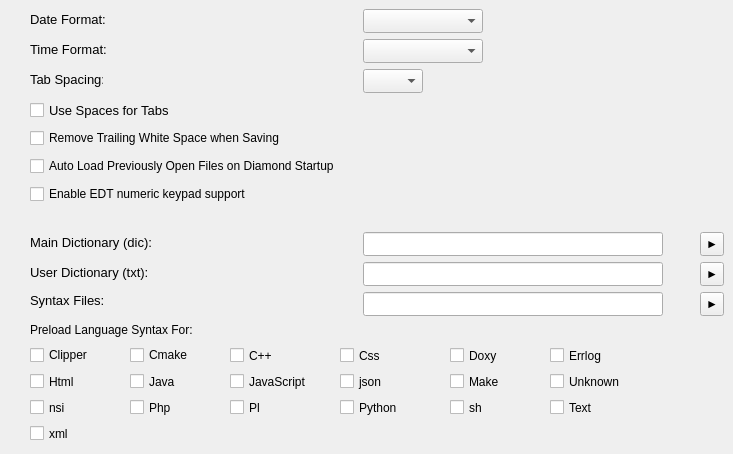
     <widget class="QWidget" name="tab1">
      <attribute name="title">
       <string>Options</string>
      </attribute>
      <widget class="QComboBox" name="tabSpacing_CB">
       <property name="geometry">
        <rect>
         <x>363</x>
         <y>69</y>
         <width>60</width>
         <height>24</height>
        </rect>
       </property>
       <property name="maximumSize">
        <size>
         <width>60</width>
         <height>16777215</height>
        </size>
       </property>
       <property name="font">
        <font>
         <pointsize>10</pointsize>
        </font>
       </property>
      </widget>
      <widget class="QToolButton" name="dictMain_TB">
       <property name="geometry">
        <rect>
         <x>700</x>
         <y>232</y>
         <width>24</width>
         <height>24</height>
        </rect>
       </property>
       <property name="text">
        <string>►</string>
       </property>
      </widget>
      <widget class="QLineEdit" name="syntax">
       <property name="geometry">
        <rect>
         <x>363</x>
         <y>292</y>
         <width>300</width>
         <height>24</height>
        </rect>
       </property>
       <property name="sizePolicy">
        <sizepolicy hsizetype="Expanding" vsizetype="Fixed">
         <horstretch>1</horstretch>
         <verstretch>0</verstretch>
        </sizepolicy>
       </property>
       <property name="minimumSize">
        <size>
         <width>300</width>
         <height>0</height>
        </size>
       </property>
       <property name="palette">
        <palette>
         <active>
          <colorrole role="Text">
           <brush brushstyle="SolidPattern">
            <color alpha="255">
             <red>0</red>
             <green>0</green>
             <blue>255</blue>
            </color>
           </brush>
          </colorrole>
          <colorrole role="PlaceholderText">
           <brush brushstyle="NoBrush">
            <color alpha="128">
             <red>0</red>
             <green>0</green>
             <blue>255</blue>
            </color>
           </brush>
          </colorrole>
         </active>
         <inactive>
          <colorrole role="Text">
           <brush brushstyle="SolidPattern">
            <color alpha="255">
             <red>0</red>
             <green>0</green>
             <blue>255</blue>
            </color>
           </brush>
          </colorrole>
          <colorrole role="PlaceholderText">
           <brush brushstyle="NoBrush">
            <color alpha="128">
             <red>0</red>
             <green>0</green>
             <blue>255</blue>
            </color>
           </brush>
          </colorrole>
         </inactive>
         <disabled>
          <colorrole role="Text">
           <brush brushstyle="SolidPattern">
            <color alpha="255">
             <red>106</red>
             <green>104</green>
             <blue>100</blue>
            </color>
           </brush>
          </colorrole>
          <colorrole role="PlaceholderText">
           <brush brushstyle="NoBrush">
            <color alpha="128">
             <red>0</red>
             <green>0</green>
             <blue>255</blue>
            </color>
           </brush>
          </colorrole>
         </disabled>
        </palette>
       </property>
       <property name="font">
        <font>
         <pointsize>10</pointsize>
        </font>
       </property>
       <property name="readOnly">
        <bool>true</bool>
       </property>
      </widget>
      <widget class="QLabel" name="label_5">
       <property name="geometry">
        <rect>
         <x>30</x>
         <y>262</y>
         <width>123</width>
         <height>20</height>
        </rect>
       </property>
       <property name="minimumSize">
        <size>
         <width>0</width>
         <height>20</height>
        </size>
       </property>
       <property name="font">
        <font>
         <pointsize>10</pointsize>
        </font>
       </property>
       <property name="text">
        <string>User Dictionary (txt):</string>
       </property>
      </widget>
      <widget class="QComboBox" name="dateFormat_CB">
       <property name="geometry">
        <rect>
         <x>363</x>
         <y>9</y>
         <width>120</width>
         <height>24</height>
        </rect>
       </property>
       <property name="sizePolicy">
        <sizepolicy hsizetype="Expanding" vsizetype="Fixed">
         <horstretch>0</horstretch>
         <verstretch>0</verstretch>
        </sizepolicy>
       </property>
       <property name="minimumSize">
        <size>
         <width>120</width>
         <height>0</height>
        </size>
       </property>
       <property name="font">
        <font>
         <pointsize>10</pointsize>
        </font>
       </property>
       <property name="minimumContentsLength">
        <number>10</number>
       </property>
      </widget>
      <widget class="QLineEdit" name="dictUser">
       <property name="geometry">
        <rect>
         <x>363</x>
         <y>262</y>
         <width>300</width>
         <height>24</height>
        </rect>
       </property>
       <property name="sizePolicy">
        <sizepolicy hsizetype="Expanding" vsizetype="Fixed">
         <horstretch>1</horstretch>
         <verstretch>0</verstretch>
        </sizepolicy>
       </property>
       <property name="minimumSize">
        <size>
         <width>300</width>
         <height>0</height>
        </size>
       </property>
       <property name="palette">
        <palette>
         <active>
          <colorrole role="Text">
           <brush brushstyle="SolidPattern">
            <color alpha="255">
             <red>0</red>
             <green>0</green>
             <blue>255</blue>
            </color>
           </brush>
          </colorrole>
          <colorrole role="PlaceholderText">
           <brush brushstyle="NoBrush">
            <color alpha="128">
             <red>0</red>
             <green>0</green>
             <blue>255</blue>
            </color>
           </brush>
          </colorrole>
         </active>
         <inactive>
          <colorrole role="Text">
           <brush brushstyle="SolidPattern">
            <color alpha="255">
             <red>0</red>
             <green>0</green>
             <blue>255</blue>
            </color>
           </brush>
          </colorrole>
          <colorrole role="PlaceholderText">
           <brush brushstyle="NoBrush">
            <color alpha="128">
             <red>0</red>
             <green>0</green>
             <blue>255</blue>
            </color>
           </brush>
          </colorrole>
         </inactive>
         <disabled>
          <colorrole role="Text">
           <brush brushstyle="SolidPattern">
            <color alpha="255">
             <red>106</red>
             <green>104</green>
             <blue>100</blue>
            </color>
           </brush>
          </colorrole>
          <colorrole role="PlaceholderText">
           <brush brushstyle="NoBrush">
            <color alpha="128">
             <red>0</red>
             <green>0</green>
             <blue>255</blue>
            </color>
           </brush>
          </colorrole>
         </disabled>
        </palette>
       </property>
       <property name="font">
        <font>
         <pointsize>10</pointsize>
        </font>
       </property>
       <property name="statusTip">
        <string extracomment="Location of User Dictionary"/>
       </property>
       <property name="whatsThis">
        <string/>
       </property>
       <property name="readOnly">
        <bool>true</bool>
       </property>
      </widget>
      <widget class="QLabel" name="label">
       <property name="geometry">
        <rect>
         <x>30</x>
         <y>9</y>
         <width>78</width>
         <height>20</height>
        </rect>
       </property>
       <property name="minimumSize">
        <size>
         <width>0</width>
         <height>20</height>
        </size>
       </property>
       <property name="font">
        <font>
         <pointsize>10</pointsize>
        </font>
       </property>
       <property name="text">
        <string>Date Format:</string>
       </property>
      </widget>
      <widget class="QCheckBox" name="enable_EDT_CKB">
       <property name="geometry">
        <rect>
         <x>30</x>
         <y>183</y>
         <width>238</width>
         <height>22</height>
        </rect>
       </property>
       <property name="toolTip">
        <string>Enable EDT numeric keypad support</string>
       </property>
       <property name="statusTip">
        <string>Enable EDT numeric keypad support</string>
       </property>
       <property name="whatsThis">
        <string>Enable EDT numeric keypad support</string>
       </property>
       <property name="text">
        <string>Enable EDT numeric keypad support</string>
       </property>
      </widget>
      <widget class="QLineEdit" name="dictMain">
       <property name="geometry">
        <rect>
         <x>363</x>
         <y>232</y>
         <width>300</width>
         <height>24</height>
        </rect>
       </property>
       <property name="sizePolicy">
        <sizepolicy hsizetype="Expanding" vsizetype="Fixed">
         <horstretch>1</horstretch>
         <verstretch>0</verstretch>
        </sizepolicy>
       </property>
       <property name="minimumSize">
        <size>
         <width>300</width>
         <height>0</height>
        </size>
       </property>
       <property name="palette">
        <palette>
         <active>
          <colorrole role="Text">
           <brush brushstyle="SolidPattern">
            <color alpha="255">
             <red>0</red>
             <green>0</green>
             <blue>255</blue>
            </color>
           </brush>
          </colorrole>
          <colorrole role="PlaceholderText">
           <brush brushstyle="NoBrush">
            <color alpha="128">
             <red>0</red>
             <green>0</green>
             <blue>255</blue>
            </color>
           </brush>
          </colorrole>
         </active>
         <inactive>
          <colorrole role="Text">
           <brush brushstyle="SolidPattern">
            <color alpha="255">
             <red>0</red>
             <green>0</green>
             <blue>255</blue>
            </color>
           </brush>
          </colorrole>
          <colorrole role="PlaceholderText">
           <brush brushstyle="NoBrush">
            <color alpha="128">
             <red>0</red>
             <green>0</green>
             <blue>255</blue>
            </color>
           </brush>
          </colorrole>
         </inactive>
         <disabled>
          <colorrole role="Text">
           <brush brushstyle="SolidPattern">
            <color alpha="255">
             <red>106</red>
             <green>104</green>
             <blue>100</blue>
            </color>
           </brush>
          </colorrole>
          <colorrole role="PlaceholderText">
           <brush brushstyle="NoBrush">
            <color alpha="128">
             <red>0</red>
             <green>0</green>
             <blue>255</blue>
            </color>
           </brush>
          </colorrole>
         </disabled>
        </palette>
       </property>
       <property name="font">
        <font>
         <pointsize>10</pointsize>
        </font>
       </property>
       <property name="toolTip">
        <string extracomment="Location of Main Dictionary"/>
       </property>
       <property name="whatsThis">
        <string/>
       </property>
       <property name="readOnly">
        <bool>true</bool>
       </property>
      </widget>
      <widget class="QCheckBox" name="removeSpace_CKB">
       <property name="geometry">
        <rect>
         <x>30</x>
         <y>127</y>
         <width>272</width>
         <height>22</height>
        </rect>
       </property>
       <property name="text">
        <string>Remove Trailing White Space when Saving</string>
       </property>
      </widget>
      <widget class="QLabel" name="label_2">
       <property name="geometry">
        <rect>
         <x>30</x>
         <y>69</y>
         <width>73</width>
         <height>20</height>
        </rect>
       </property>
       <property name="minimumSize">
        <size>
         <width>0</width>
         <height>20</height>
        </size>
       </property>
       <property name="font">
        <font>
         <pointsize>10</pointsize>
        </font>
       </property>
       <property name="text">
        <string>Tab Spacing:</string>
       </property>
      </widget>
      <widget class="QToolButton" name="dictUser_TB">
       <property name="geometry">
        <rect>
         <x>700</x>
         <y>262</y>
         <width>24</width>
         <height>24</height>
        </rect>
       </property>
       <property name="text">
        <string>►</string>
       </property>
      </widget>
      <widget class="QComboBox" name="timeFormat_CB">
       <property name="geometry">
        <rect>
         <x>363</x>
         <y>39</y>
         <width>120</width>
         <height>24</height>
        </rect>
       </property>
       <property name="sizePolicy">
        <sizepolicy hsizetype="Expanding" vsizetype="Fixed">
         <horstretch>0</horstretch>
         <verstretch>0</verstretch>
        </sizepolicy>
       </property>
       <property name="minimumSize">
        <size>
         <width>120</width>
         <height>0</height>
        </size>
       </property>
       <property name="font">
        <font>
         <pointsize>10</pointsize>
        </font>
       </property>
       <property name="minimumContentsLength">
        <number>10</number>
       </property>
      </widget>
      <widget class="QCheckBox" name="useSpaces_CKB">
       <property name="geometry">
        <rect>
         <x>30</x>
         <y>99</y>
         <width>142</width>
         <height>22</height>
        </rect>
       </property>
       <property name="font">
        <font>
         <pointsize>10</pointsize>
        </font>
       </property>
       <property name="text">
        <string>Use Spaces for Tabs</string>
       </property>
      </widget>
      <widget class="QLabel" name="label_4">
       <property name="geometry">
        <rect>
         <x>30</x>
         <y>232</y>
         <width>125</width>
         <height>20</height>
        </rect>
       </property>
       <property name="minimumSize">
        <size>
         <width>0</width>
         <height>20</height>
        </size>
       </property>
       <property name="font">
        <font>
         <pointsize>10</pointsize>
        </font>
       </property>
       <property name="text">
        <string>Main Dictionary (dic):</string>
       </property>
      </widget>
      <widget class="QLabel" name="label_19">
       <property name="geometry">
        <rect>
         <x>30</x>
         <y>292</y>
         <width>73</width>
         <height>16</height>
        </rect>
       </property>
       <property name="font">
        <font>
         <pointsize>10</pointsize>
        </font>
       </property>
       <property name="text">
        <string>Syntax Files:</string>
       </property>
      </widget>
      <widget class="QToolButton" name="syntax_TB">
       <property name="geometry">
        <rect>
         <x>700</x>
         <y>292</y>
         <width>24</width>
         <height>24</height>
        </rect>
       </property>
       <property name="text">
        <string>►</string>
       </property>
      </widget>
      <widget class="QCheckBox" name="autoLoad_CKB">
       <property name="geometry">
        <rect>
         <x>30</x>
         <y>155</y>
         <width>337</width>
         <height>22</height>
        </rect>
       </property>
       <property name="text">
        <string>Auto Load Previously Open Files on Diamond Startup</string>
       </property>
      </widget>
      <widget class="QLabel" name="label_3">
       <property name="geometry">
        <rect>
         <x>30</x>
         <y>39</y>
         <width>78</width>
         <height>20</height>
        </rect>
       </property>
       <property name="minimumSize">
        <size>
         <width>0</width>
         <height>20</height>
        </size>
       </property>
       <property name="font">
        <font>
         <pointsize>10</pointsize>
        </font>
       </property>
       <property name="text">
        <string>Time Format:</string>
       </property>
      </widget>
      <widget class="QLabel" name="label_44">
       <property name="geometry">
        <rect>
         <x>30</x>
         <y>322</y>
         <width>175</width>
         <height>16</height>
        </rect>
       </property>
       <property name="text">
        <string>Preload Language Syntax For:</string>
       </property>
      </widget>
      <widget class="QCheckBox" name="clipper_CKB">
       <property name="geometry">
        <rect>
         <x>30</x>
         <y>344</y>
         <width>68</width>
         <height>22</height>
        </rect>
       </property>
       <property name="text">
        <string>Clipper</string>
       </property>
      </widget>
      <widget class="QCheckBox" name="cmake_CKB">
       <property name="geometry">
        <rect>
         <x>130</x>
         <y>344</y>
         <width>83</width>
         <height>22</height>
        </rect>
       </property>
       <property name="text">
        <string>Cmake</string>
       </property>
      </widget>
      <widget class="QCheckBox" name="cpp_CKB">
       <property name="geometry">
        <rect>
         <x>230</x>
         <y>344</y>
         <width>92</width>
         <height>23</height>
        </rect>
       </property>
       <property name="text">
        <string>C++</string>
       </property>
      </widget>
      <widget class="QCheckBox" name="css_CKB">
       <property name="geometry">
        <rect>
         <x>340</x>
         <y>344</y>
         <width>92</width>
         <height>23</height>
        </rect>
       </property>
       <property name="text">
        <string>Css</string>
       </property>
      </widget>
      <widget class="QCheckBox" name="doxy_CKB">
       <property name="geometry">
        <rect>
         <x>450</x>
         <y>344</y>
         <width>92</width>
         <height>23</height>
        </rect>
       </property>
       <property name="text">
        <string>Doxy</string>
       </property>
      </widget>
      <widget class="QCheckBox" name="errlog_CKB">
       <property name="geometry">
        <rect>
         <x>550</x>
         <y>344</y>
         <width>92</width>
         <height>23</height>
        </rect>
       </property>
       <property name="text">
        <string>Errlog</string>
       </property>
      </widget>
      <widget class="QCheckBox" name="html_CKB">
       <property name="geometry">
        <rect>
         <x>30</x>
         <y>370</y>
         <width>92</width>
         <height>23</height>
        </rect>
       </property>
       <property name="text">
        <string>Html</string>
       </property>
      </widget>
      <widget class="QCheckBox" name="java_CKB">
       <property name="geometry">
        <rect>
         <x>130</x>
         <y>370</y>
         <width>92</width>
         <height>23</height>
        </rect>
       </property>
       <property name="text">
        <string>Java</string>
       </property>
      </widget>
      <widget class="QCheckBox" name="js_CKB">
       <property name="geometry">
        <rect>
         <x>230</x>
         <y>370</y>
         <width>92</width>
         <height>23</height>
        </rect>
       </property>
       <property name="text">
        <string>JavaScript</string>
       </property>
      </widget>
      <widget class="QCheckBox" name="json_CKB">
       <property name="geometry">
        <rect>
         <x>340</x>
         <y>370</y>
         <width>92</width>
         <height>23</height>
        </rect>
       </property>
       <property name="text">
        <string>json</string>
       </property>
      </widget>
      <widget class="QCheckBox" name="make_CKB">
       <property name="geometry">
        <rect>
         <x>450</x>
         <y>370</y>
         <width>92</width>
         <height>23</height>
        </rect>
       </property>
       <property name="text">
        <string>Make</string>
       </property>
      </widget>
      <widget class="QCheckBox" name="none_CKB">
       <property name="geometry">
        <rect>
         <x>550</x>
         <y>370</y>
         <width>92</width>
         <height>23</height>
        </rect>
       </property>
       <property name="text">
        <string>Unknown</string>
       </property>
      </widget>
      <widget class="QCheckBox" name="nsi_CKB">
       <property name="geometry">
        <rect>
         <x>30</x>
         <y>396</y>
         <width>92</width>
         <height>23</height>
        </rect>
       </property>
       <property name="text">
        <string>nsi</string>
       </property>
      </widget>
      <widget class="QCheckBox" name="php_CKB">
       <property name="geometry">
        <rect>
         <x>130</x>
         <y>396</y>
         <width>92</width>
         <height>23</height>
        </rect>
       </property>
       <property name="text">
        <string>Php</string>
       </property>
      </widget>
      <widget class="QCheckBox" name="pl_CKB">
       <property name="geometry">
        <rect>
         <x>230</x>
         <y>396</y>
         <width>92</width>
         <height>23</height>
        </rect>
       </property>
       <property name="text">
        <string>Pl</string>
       </property>
      </widget>
      <widget class="QCheckBox" name="py_CKB">
       <property name="geometry">
        <rect>
         <x>340</x>
         <y>396</y>
         <width>92</width>
         <height>23</height>
        </rect>
       </property>
       <property name="text">
        <string>Python</string>
       </property>
      </widget>
      <widget class="QCheckBox" name="sh_CKB">
       <property name="geometry">
        <rect>
         <x>450</x>
         <y>396</y>
         <width>92</width>
         <height>23</height>
        </rect>
       </property>
       <property name="text">
        <string>sh</string>
       </property>
      </widget>
      <widget class="QCheckBox" name="txt_CKB">
       <property name="geometry">
        <rect>
         <x>550</x>
         <y>396</y>
         <width>92</width>
         <height>23</height>
        </rect>
       </property>
       <property name="text">
        <string>Text</string>
       </property>
      </widget>
      <widget class="QCheckBox" name="xml_CKB">
       <property name="geometry">
        <rect>
         <x>30</x>
         <y>422</y>
         <width>92</width>
         <height>23</height>
        </rect>
       </property>
       <property name="text">
        <string>xml</string>
       </property>
      </widget>
     </widget>
